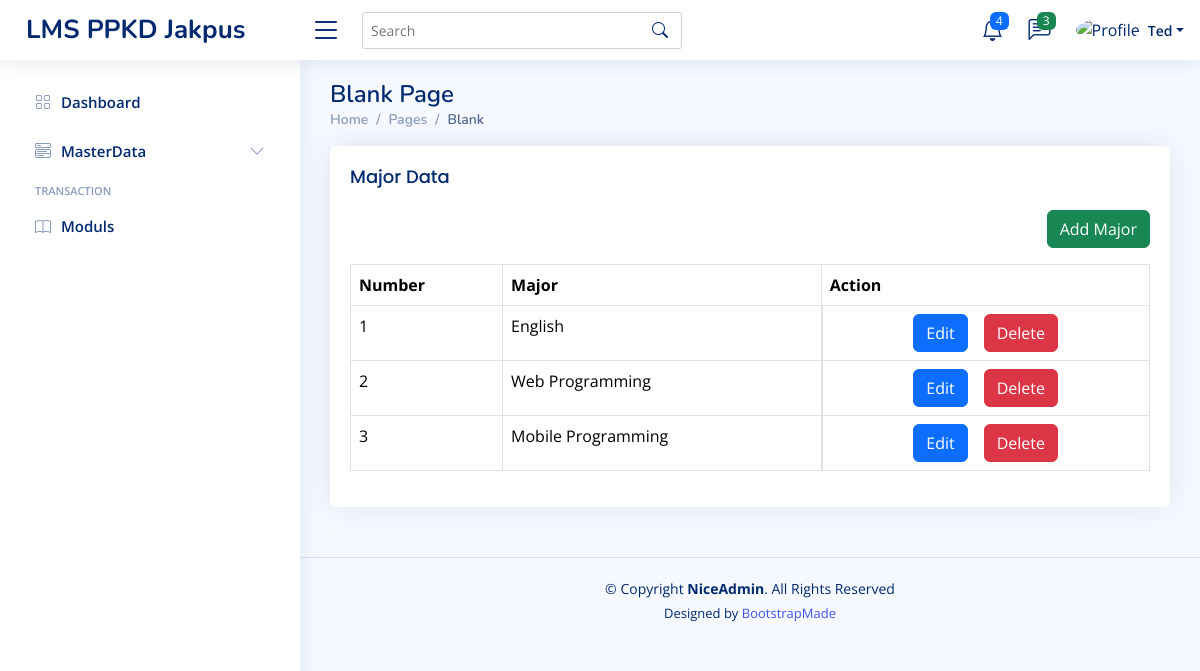
The app's page /home.php?page=/maj/major (signed in) with its own data.
### tables this page shows
CREATE TABLE `majors` (
  `major_id` int(11) NOT NULL,
  `major_name` varchar(50) NOT NULL,
  `created_at` timestamp NOT NULL DEFAULT current_timestamp(),
  `updated_at` timestamp NULL DEFAULT NULL ON UPDATE current_timestamp(),
  `deleted_at` int(4) NOT NULL DEFAULT 0
);

### content/maj/major.php (the view)
<?php
$query = mysqli_query($config, "SELECT * FROM majors WHERE deleted_at = 0 ORDER BY major_id DESC");
$row = mysqli_fetch_all($query, MYSQLI_ASSOC);
?>
<div class="row">
    <div class="col-12">
        <div class="card">
            <div class="card-body ">
                <h5 class="card-title">Major Data</h5>
                <div class="mb-3" align="right">
                    <a href="?page=/maj/add_major" class="btn btn-success">Add Major</a>
                </div>
                <div class="table-responsive">
                    <table class="table table-bordered">
                        <thead class="">
                            <tr>
                                <th>Number</th>
                                <th>Major</th>
                                <th>Action</th>
                            </tr>
                        </thead>
                        <tbody>
                            <?php foreach ($row as $key => $major) : ?>
                                <tr>
                                    <td><?= $key += 1 ?></td>
                                    <td><?= $major['major_name'] ?></td>
                                    <td class="d-flex justify-content-center">
                                        <a href="?page=/maj/add_major&edit=<?= $major['major_id'] ?>"
                                            class="btn btn-primary me-2 ms-2">Edit</a>
                                        <a onclick="return confirm('Are you Sure want to delete this data??')"
                                            href="?page=maj/add_major&delete=<?= $major['major_id'] ?>"
                                            class="btn btn-danger me-2 ms-2">Delete</a>
                                    </td>
                                </tr>
                            <?php endforeach ?>
                        </tbody>
                    </table>
                </div>
            </div>
        </div>
    </div>
</div>

### assets/css/style.css (style rules this page uses)
:root { scroll-behavior: smooth; }
body { font-family: "Open Sans", sans-serif; background: #f6f9ff; color: #444444; }
a { color: #4154f1; text-decoration: none; }
h1, h2, h3, h4, h5, h6 { font-family: "Nunito", sans-serif; }
.card { margin-bottom: 30px; border: none; border-radius: 5px; box-shadow: 0px 0 30px rgba(1, 41, 112, 0.1); }
.card-title { padding: 20px 0 15px 0; font-size: 18px; font-weight: 500; color: #012970; font-family: "Poppins", sans-serif; }
.card-body { padding: 0 20px 20px 20px; }

### records on screen
majors: key "1", major_name "English"
majors: key "2", major_name "Web Programming"
majors: key "3", major_name "Mobile Programming"

### other values on screen
$name "Ted"
